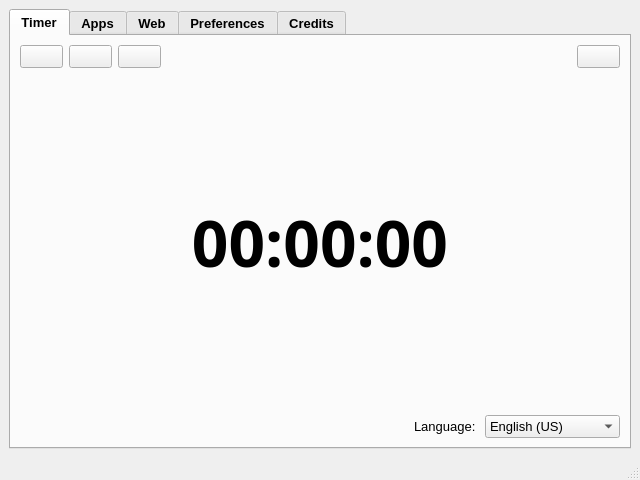
<?xml version="1.0" encoding="UTF-8"?>
<ui version="4.0">
 <class>MainWindow</class>
 <widget class="QMainWindow" name="MainWindow">
  <property name="windowModality">
   <enum>Qt::NonModal</enum>
  </property>
  <property name="geometry">
   <rect>
    <x>0</x>
    <y>0</y>
    <width>640</width>
    <height>480</height>
   </rect>
  </property>
  <property name="minimumSize">
   <size>
    <width>640</width>
    <height>480</height>
   </size>
  </property>
  <property name="windowTitle">
   <string>MainWindow</string>
  </property>
  <property name="windowOpacity">
   <double>1.000000000000000</double>
  </property>
  <property name="layoutDirection">
   <enum>Qt::LeftToRight</enum>
  </property>
  <property name="toolButtonStyle">
   <enum>Qt::ToolButtonIconOnly</enum>
  </property>
  <property name="animated">
   <bool>true</bool>
  </property>
  <property name="documentMode">
   <bool>false</bool>
  </property>
  <property name="tabShape">
   <enum>QTabWidget::Rounded</enum>
  </property>
  <property name="dockOptions">
   <set>QMainWindow::AllowTabbedDocks|QMainWindow::AnimatedDocks</set>
  </property>
  <widget class="QWidget" name="centralwidget">
   <layout class="QVBoxLayout" name="verticalLayout_10">
    <item>
     <widget class="QTabWidget" name="tabWidget">
      <property name="enabled">
       <bool>true</bool>
      </property>
      <property name="sizePolicy">
       <sizepolicy hsizetype="Preferred" vsizetype="Preferred">
        <horstretch>0</horstretch>
        <verstretch>0</verstretch>
       </sizepolicy>
      </property>
      <property name="font">
       <font>
        <pointsize>10</pointsize>
        <weight>75</weight>
        <bold>true</bold>
        <underline>false</underline>
        <stylestrategy>PreferDefault</stylestrategy>
       </font>
      </property>
      <property name="cursor">
       <cursorShape>ArrowCursor</cursorShape>
      </property>
      <property name="autoFillBackground">
       <bool>true</bool>
      </property>
      <property name="styleSheet">
       <string notr="true">QTabWidget {
	text-align: center;
}</string>
      </property>
      <property name="tabPosition">
       <enum>QTabWidget::North</enum>
      </property>
      <property name="tabShape">
       <enum>QTabWidget::Rounded</enum>
      </property>
      <property name="currentIndex">
       <number>0</number>
      </property>
      <property name="iconSize">
       <size>
        <width>32</width>
        <height>32</height>
       </size>
      </property>
      <property name="elideMode">
       <enum>Qt::ElideNone</enum>
      </property>
      <property name="usesScrollButtons">
       <bool>true</bool>
      </property>
      <property name="movable">
       <bool>false</bool>
      </property>
      <property name="tabBarAutoHide">
       <bool>false</bool>
      </property>
      <widget class="QWidget" name="tab_timer">
       <property name="font">
        <font>
         <pointsize>10</pointsize>
        </font>
       </property>
       <property name="layoutDirection">
        <enum>Qt::LeftToRight</enum>
       </property>
       <property name="autoFillBackground">
        <bool>false</bool>
       </property>
       <attribute name="icon">
        <iconset resource="../resource.qrc">
         <normaloff>:/Icons/Resources/timerIcon.png</normaloff>:/Icons/Resources/timerIcon.png</iconset>
       </attribute>
       <attribute name="title">
        <string>Timer</string>
       </attribute>
       <layout class="QVBoxLayout" name="verticalLayout">
        <item>
         <layout class="QHBoxLayout" name="horizontalLayout_5" stretch="0,0,0,0,0">
          <property name="sizeConstraint">
           <enum>QLayout::SetDefaultConstraint</enum>
          </property>
          <property name="topMargin">
           <number>0</number>
          </property>
          <property name="bottomMargin">
           <number>0</number>
          </property>
          <item>
           <widget class="QPushButton" name="btn_timerSwitch">
            <property name="sizePolicy">
             <sizepolicy hsizetype="Minimum" vsizetype="Fixed">
              <horstretch>0</horstretch>
              <verstretch>0</verstretch>
             </sizepolicy>
            </property>
            <property name="cursor">
             <cursorShape>PointingHandCursor</cursorShape>
            </property>
            <property name="text">
             <string/>
            </property>
            <property name="icon">
             <iconset resource="../resource.qrc">
              <normaloff>:/Icons/Resources/startIcon.png</normaloff>:/Icons/Resources/startIcon.png</iconset>
            </property>
            <property name="iconSize">
             <size>
              <width>32</width>
              <height>32</height>
             </size>
            </property>
           </widget>
          </item>
          <item>
           <widget class="QPushButton" name="btn_timerFullStop">
            <property name="cursor">
             <cursorShape>PointingHandCursor</cursorShape>
            </property>
            <property name="text">
             <string/>
            </property>
            <property name="icon">
             <iconset resource="../resource.qrc">
              <normaloff>:/Icons/Resources/stopIcon.png</normaloff>:/Icons/Resources/stopIcon.png</iconset>
            </property>
            <property name="iconSize">
             <size>
              <width>32</width>
              <height>32</height>
             </size>
            </property>
           </widget>
          </item>
          <item>
           <widget class="QPushButton" name="btn_timerSetup">
            <property name="sizePolicy">
             <sizepolicy hsizetype="Minimum" vsizetype="Fixed">
              <horstretch>0</horstretch>
              <verstretch>0</verstretch>
             </sizepolicy>
            </property>
            <property name="sizeIncrement">
             <size>
              <width>0</width>
              <height>0</height>
             </size>
            </property>
            <property name="cursor">
             <cursorShape>PointingHandCursor</cursorShape>
            </property>
            <property name="text">
             <string/>
            </property>
            <property name="icon">
             <iconset resource="../resource.qrc">
              <normaloff>:/Icons/Resources/setTimeIcon.png</normaloff>:/Icons/Resources/setTimeIcon.png</iconset>
            </property>
            <property name="iconSize">
             <size>
              <width>24</width>
              <height>24</height>
             </size>
            </property>
           </widget>
          </item>
          <item>
           <spacer name="horizontalSpacer_3">
            <property name="orientation">
             <enum>Qt::Horizontal</enum>
            </property>
            <property name="sizeHint" stdset="0">
             <size>
              <width>40</width>
              <height>20</height>
             </size>
            </property>
           </spacer>
          </item>
          <item>
           <widget class="QPushButton" name="btn_changeTheme">
            <property name="sizePolicy">
             <sizepolicy hsizetype="Minimum" vsizetype="Minimum">
              <horstretch>0</horstretch>
              <verstretch>0</verstretch>
             </sizepolicy>
            </property>
            <property name="text">
             <string/>
            </property>
            <property name="icon">
             <iconset resource="../resource.qrc">
              <normaloff>:/Icons/Resources/sunIcon.png</normaloff>:/Icons/Resources/sunIcon.png</iconset>
            </property>
            <property name="iconSize">
             <size>
              <width>32</width>
              <height>32</height>
             </size>
            </property>
           </widget>
          </item>
         </layout>
        </item>
        <item>
         <widget class="QLabel" name="lable_time">
          <property name="sizePolicy">
           <sizepolicy hsizetype="Preferred" vsizetype="Minimum">
            <horstretch>0</horstretch>
            <verstretch>1</verstretch>
           </sizepolicy>
          </property>
          <property name="font">
           <font>
            <family>Rubik SemiBold</family>
            <pointsize>48</pointsize>
            <weight>75</weight>
            <bold>true</bold>
           </font>
          </property>
          <property name="locale">
           <locale language="English" country="UnitedStates"/>
          </property>
          <property name="frameShape">
           <enum>QFrame::NoFrame</enum>
          </property>
          <property name="frameShadow">
           <enum>QFrame::Plain</enum>
          </property>
          <property name="text">
           <string>00:00:00</string>
          </property>
          <property name="textFormat">
           <enum>Qt::PlainText</enum>
          </property>
          <property name="scaledContents">
           <bool>false</bool>
          </property>
          <property name="alignment">
           <set>Qt::AlignCenter</set>
          </property>
          <property name="wordWrap">
           <bool>false</bool>
          </property>
         </widget>
        </item>
        <item>
         <layout class="QHBoxLayout" name="horizontalLayout_10" stretch="0,0,0">
          <property name="sizeConstraint">
           <enum>QLayout::SetDefaultConstraint</enum>
          </property>
          <property name="topMargin">
           <number>0</number>
          </property>
          <item>
           <spacer name="horizontalSpacer_5">
            <property name="orientation">
             <enum>Qt::Horizontal</enum>
            </property>
            <property name="sizeHint" stdset="0">
             <size>
              <width>40</width>
              <height>20</height>
             </size>
            </property>
           </spacer>
          </item>
          <item>
           <widget class="QLabel" name="labl_language">
            <property name="font">
             <font>
              <pointsize>10</pointsize>
              <weight>50</weight>
              <bold>false</bold>
             </font>
            </property>
            <property name="text">
             <string>Language: </string>
            </property>
           </widget>
          </item>
          <item>
           <widget class="QComboBox" name="combox_language">
            <property name="minimumSize">
             <size>
              <width>135</width>
              <height>0</height>
             </size>
            </property>
            <property name="font">
             <font>
              <pointsize>10</pointsize>
             </font>
            </property>
            <property name="sizeAdjustPolicy">
             <enum>QComboBox::AdjustToContents</enum>
            </property>
            <item>
             <property name="text">
              <string>English (US)</string>
             </property>
            </item>
            <item>
             <property name="text">
              <string>Russian</string>
             </property>
            </item>
           </widget>
          </item>
         </layout>
        </item>
       </layout>
      </widget>
      <widget class="QWidget" name="tab_apps">
       <attribute name="icon">
        <iconset resource="../resource.qrc">
         <normaloff>:/Icons/Resources/appsIcon.png</normaloff>:/Icons/Resources/appsIcon.png</iconset>
       </attribute>
       <attribute name="title">
        <string>Apps</string>
       </attribute>
       <layout class="QVBoxLayout" name="verticalLayout_3" stretch="2,1,20">
        <item>
         <layout class="QHBoxLayout" name="horizontalLayout_11" stretch="4,0,0,6,0,0">
          <property name="spacing">
           <number>4</number>
          </property>
          <property name="sizeConstraint">
           <enum>QLayout::SetFixedSize</enum>
          </property>
          <property name="bottomMargin">
           <number>0</number>
          </property>
          <item>
           <widget class="QPushButton" name="btn_addApp">
            <property name="sizePolicy">
             <sizepolicy hsizetype="Minimum" vsizetype="Minimum">
              <horstretch>0</horstretch>
              <verstretch>0</verstretch>
             </sizepolicy>
            </property>
            <property name="cursor">
             <cursorShape>PointingHandCursor</cursorShape>
            </property>
            <property name="text">
             <string/>
            </property>
            <property name="icon">
             <iconset resource="../resource.qrc">
              <normaloff>:/Icons/Resources/selectionMenu.png</normaloff>:/Icons/Resources/selectionMenu.png</iconset>
            </property>
            <property name="iconSize">
             <size>
              <width>40</width>
              <height>40</height>
             </size>
            </property>
           </widget>
          </item>
          <item>
           <widget class="QPushButton" name="btn_directAdd">
            <property name="sizePolicy">
             <sizepolicy hsizetype="Minimum" vsizetype="Minimum">
              <horstretch>0</horstretch>
              <verstretch>0</verstretch>
             </sizepolicy>
            </property>
            <property name="cursor">
             <cursorShape>PointingHandCursor</cursorShape>
            </property>
            <property name="text">
             <string/>
            </property>
            <property name="icon">
             <iconset resource="../resource.qrc">
              <normaloff>:/Icons/Resources/plusIcon.png</normaloff>:/Icons/Resources/plusIcon.png</iconset>
            </property>
            <property name="iconSize">
             <size>
              <width>40</width>
              <height>40</height>
             </size>
            </property>
           </widget>
          </item>
          <item>
           <widget class="QPushButton" name="btn_remApp">
            <property name="enabled">
             <bool>false</bool>
            </property>
            <property name="sizePolicy">
             <sizepolicy hsizetype="Minimum" vsizetype="Minimum">
              <horstretch>0</horstretch>
              <verstretch>0</verstretch>
             </sizepolicy>
            </property>
            <property name="cursor">
             <cursorShape>PointingHandCursor</cursorShape>
            </property>
            <property name="text">
             <string/>
            </property>
            <property name="icon">
             <iconset resource="../resource.qrc">
              <normaloff>:/Icons/Resources/minusIcon.png</normaloff>:/Icons/Resources/minusIcon.png</iconset>
            </property>
            <property name="iconSize">
             <size>
              <width>40</width>
              <height>40</height>
             </size>
            </property>
           </widget>
          </item>
          <item>
           <spacer name="hspacer">
            <property name="orientation">
             <enum>Qt::Horizontal</enum>
            </property>
            <property name="sizeType">
             <enum>QSizePolicy::Expanding</enum>
            </property>
            <property name="sizeHint" stdset="0">
             <size>
              <width>1000</width>
              <height>0</height>
             </size>
            </property>
           </spacer>
          </item>
          <item>
           <widget class="QPushButton" name="btn_editApp">
            <property name="enabled">
             <bool>false</bool>
            </property>
            <property name="sizePolicy">
             <sizepolicy hsizetype="Minimum" vsizetype="Minimum">
              <horstretch>0</horstretch>
              <verstretch>0</verstretch>
             </sizepolicy>
            </property>
            <property name="cursor">
             <cursorShape>PointingHandCursor</cursorShape>
            </property>
            <property name="text">
             <string/>
            </property>
            <property name="icon">
             <iconset resource="../resource.qrc">
              <normaloff>:/Icons/Resources/editIcon.png</normaloff>:/Icons/Resources/editIcon.png</iconset>
            </property>
            <property name="iconSize">
             <size>
              <width>40</width>
              <height>40</height>
             </size>
            </property>
           </widget>
          </item>
          <item>
           <widget class="QPushButton" name="btn_clearApps">
            <property name="sizePolicy">
             <sizepolicy hsizetype="Maximum" vsizetype="Maximum">
              <horstretch>0</horstretch>
              <verstretch>0</verstretch>
             </sizepolicy>
            </property>
            <property name="cursor">
             <cursorShape>PointingHandCursor</cursorShape>
            </property>
            <property name="text">
             <string/>
            </property>
            <property name="icon">
             <iconset resource="../resource.qrc">
              <normaloff>:/Icons/Resources/clearIcon.png</normaloff>:/Icons/Resources/clearIcon.png</iconset>
            </property>
            <property name="iconSize">
             <size>
              <width>28</width>
              <height>28</height>
             </size>
            </property>
           </widget>
          </item>
         </layout>
        </item>
        <item>
         <spacer name="verticalSpacer">
          <property name="orientation">
           <enum>Qt::Vertical</enum>
          </property>
          <property name="sizeType">
           <enum>QSizePolicy::Maximum</enum>
          </property>
          <property name="sizeHint" stdset="0">
           <size>
            <width>0</width>
            <height>5</height>
           </size>
          </property>
         </spacer>
        </item>
        <item>
         <widget class="QListWidget" name="list_blockedApps">
          <property name="font">
           <font>
            <pointsize>16</pointsize>
            <weight>75</weight>
            <bold>true</bold>
           </font>
          </property>
          <property name="sortingEnabled">
           <bool>true</bool>
          </property>
         </widget>
        </item>
       </layout>
      </widget>
      <widget class="QWidget" name="tab_websites">
       <attribute name="icon">
        <iconset resource="../resource.qrc">
         <normaloff>:/Icons/Resources/websitesIcon.png</normaloff>:/Icons/Resources/websitesIcon.png</iconset>
       </attribute>
       <attribute name="title">
        <string>Web</string>
       </attribute>
       <layout class="QVBoxLayout" name="verticalLayout_11" stretch="2,1,20">
        <item>
         <layout class="QHBoxLayout" name="horizontalLayout" stretch="4,0,6,0,0">
          <property name="spacing">
           <number>4</number>
          </property>
          <property name="bottomMargin">
           <number>0</number>
          </property>
          <item>
           <widget class="QPushButton" name="btn_addWebsite">
            <property name="sizePolicy">
             <sizepolicy hsizetype="Minimum" vsizetype="Minimum">
              <horstretch>0</horstretch>
              <verstretch>0</verstretch>
             </sizepolicy>
            </property>
            <property name="cursor">
             <cursorShape>PointingHandCursor</cursorShape>
            </property>
            <property name="text">
             <string/>
            </property>
            <property name="icon">
             <iconset resource="../resource.qrc">
              <normaloff>:/Icons/Resources/plusIcon.png</normaloff>:/Icons/Resources/plusIcon.png</iconset>
            </property>
            <property name="iconSize">
             <size>
              <width>40</width>
              <height>40</height>
             </size>
            </property>
           </widget>
          </item>
          <item>
           <widget class="QPushButton" name="btn_remWebsite">
            <property name="enabled">
             <bool>false</bool>
            </property>
            <property name="sizePolicy">
             <sizepolicy hsizetype="Minimum" vsizetype="Minimum">
              <horstretch>0</horstretch>
              <verstretch>0</verstretch>
             </sizepolicy>
            </property>
            <property name="cursor">
             <cursorShape>PointingHandCursor</cursorShape>
            </property>
            <property name="text">
             <string/>
            </property>
            <property name="icon">
             <iconset resource="../resource.qrc">
              <normaloff>:/Icons/Resources/minusIcon.png</normaloff>:/Icons/Resources/minusIcon.png</iconset>
            </property>
            <property name="iconSize">
             <size>
              <width>40</width>
              <height>40</height>
             </size>
            </property>
           </widget>
          </item>
          <item>
           <spacer name="verticalSpacer_2">
            <property name="orientation">
             <enum>Qt::Horizontal</enum>
            </property>
            <property name="sizeType">
             <enum>QSizePolicy::Expanding</enum>
            </property>
            <property name="sizeHint" stdset="0">
             <size>
              <width>1000</width>
              <height>0</height>
             </size>
            </property>
           </spacer>
          </item>
          <item>
           <widget class="QPushButton" name="btn_editWebsite">
            <property name="enabled">
             <bool>false</bool>
            </property>
            <property name="sizePolicy">
             <sizepolicy hsizetype="Minimum" vsizetype="Minimum">
              <horstretch>0</horstretch>
              <verstretch>0</verstretch>
             </sizepolicy>
            </property>
            <property name="cursor">
             <cursorShape>PointingHandCursor</cursorShape>
            </property>
            <property name="text">
             <string/>
            </property>
            <property name="icon">
             <iconset resource="../resource.qrc">
              <normaloff>:/Icons/Resources/editIcon.png</normaloff>:/Icons/Resources/editIcon.png</iconset>
            </property>
            <property name="iconSize">
             <size>
              <width>40</width>
              <height>40</height>
             </size>
            </property>
            <property name="default">
             <bool>false</bool>
            </property>
            <property name="flat">
             <bool>false</bool>
            </property>
           </widget>
          </item>
          <item>
           <widget class="QPushButton" name="btn_clearWebsites">
            <property name="sizePolicy">
             <sizepolicy hsizetype="Maximum" vsizetype="Maximum">
              <horstretch>0</horstretch>
              <verstretch>0</verstretch>
             </sizepolicy>
            </property>
            <property name="cursor">
             <cursorShape>PointingHandCursor</cursorShape>
            </property>
            <property name="text">
             <string/>
            </property>
            <property name="icon">
             <iconset resource="../resource.qrc">
              <normaloff>:/Icons/Resources/clearIcon.png</normaloff>:/Icons/Resources/clearIcon.png</iconset>
            </property>
            <property name="iconSize">
             <size>
              <width>28</width>
              <height>28</height>
             </size>
            </property>
           </widget>
          </item>
         </layout>
        </item>
        <item>
         <spacer name="verticalSpacer_3">
          <property name="orientation">
           <enum>Qt::Vertical</enum>
          </property>
          <property name="sizeType">
           <enum>QSizePolicy::Maximum</enum>
          </property>
          <property name="sizeHint" stdset="0">
           <size>
            <width>0</width>
            <height>5</height>
           </size>
          </property>
         </spacer>
        </item>
        <item>
         <widget class="QListWidget" name="list_blockedWebsites">
          <property name="font">
           <font>
            <pointsize>16</pointsize>
            <weight>75</weight>
            <bold>true</bold>
           </font>
          </property>
          <property name="sortingEnabled">
           <bool>true</bool>
          </property>
         </widget>
        </item>
       </layout>
      </widget>
      <widget class="QWidget" name="tab_settings">
       <property name="enabled">
        <bool>true</bool>
       </property>
       <attribute name="icon">
        <iconset resource="../resource.qrc">
         <normaloff>:/Icons/Resources/settingsIcon.png</normaloff>:/Icons/Resources/settingsIcon.png</iconset>
       </attribute>
       <attribute name="title">
        <string>Preferences</string>
       </attribute>
       <layout class="QVBoxLayout" name="verticalLayout_2">
        <item>
         <layout class="QHBoxLayout" name="horizontalLayout_3">
          <property name="spacing">
           <number>6</number>
          </property>
          <property name="bottomMargin">
           <number>10</number>
          </property>
          <item>
           <widget class="QGroupBox" name="gbox_timeNotification">
            <property name="title">
             <string>Timer notifications</string>
            </property>
            <property name="checkable">
             <bool>true</bool>
            </property>
            <layout class="QVBoxLayout" name="verticalLayout_5">
             <item>
              <widget class="QLabel" name="labl_curNotification">
               <property name="sizePolicy">
                <sizepolicy hsizetype="Preferred" vsizetype="Maximum">
                 <horstretch>0</horstretch>
                 <verstretch>0</verstretch>
                </sizepolicy>
               </property>
               <property name="text">
                <string>Current notification: None</string>
               </property>
              </widget>
             </item>
             <item>
              <layout class="QHBoxLayout" name="horizontalLayout_4">
               <item>
                <widget class="QTimeEdit" name="tedit_notificationTime">
                 <property name="sizePolicy">
                  <sizepolicy hsizetype="Minimum" vsizetype="Fixed">
                   <horstretch>2</horstretch>
                   <verstretch>0</verstretch>
                  </sizepolicy>
                 </property>
                 <property name="currentSection">
                  <enum>QDateTimeEdit::HourSection</enum>
                 </property>
                 <property name="displayFormat">
                  <string>hh:mm:ss</string>
                 </property>
                </widget>
               </item>
               <item>
                <widget class="QPushButton" name="btn_setNotifTime">
                 <property name="text">
                  <string>Set</string>
                 </property>
                </widget>
               </item>
              </layout>
             </item>
             <item>
              <widget class="QCheckBox" name="cbox_playNotifSound">
               <property name="text">
                <string>Play a notification sound</string>
               </property>
              </widget>
             </item>
             <item>
              <widget class="QCheckBox" name="cbox_openUiAfterNotif">
               <property name="text">
                <string>Open timer window after notification</string>
               </property>
              </widget>
             </item>
            </layout>
           </widget>
          </item>
          <item>
           <widget class="QGroupBox" name="gbox_webRedirect">
            <property name="enabled">
             <bool>true</bool>
            </property>
            <property name="title">
             <string>Websites</string>
            </property>
            <layout class="QVBoxLayout" name="verticalLayout_4">
             <item>
              <widget class="QRadioButton" name="rbtn_defaultRedirect">
               <property name="text">
                <string>Use localhost ip as a redirect</string>
               </property>
               <property name="checked">
                <bool>true</bool>
               </property>
              </widget>
             </item>
             <item>
              <widget class="QRadioButton" name="rbtn_customRedirect">
               <property name="text">
                <string>Use custom ip for a redirect</string>
               </property>
               <property name="checked">
                <bool>false</bool>
               </property>
              </widget>
             </item>
             <item>
              <widget class="QGroupBox" name="gbox_customRedirect">
               <property name="enabled">
                <bool>false</bool>
               </property>
               <property name="title">
                <string>Custom redirect</string>
               </property>
               <property name="flat">
                <bool>false</bool>
               </property>
               <property name="checkable">
                <bool>false</bool>
               </property>
               <layout class="QVBoxLayout" name="verticalLayout_7">
                <item>
                 <widget class="QLineEdit" name="ledit_customRedirect">
                  <property name="sizePolicy">
                   <sizepolicy hsizetype="Minimum" vsizetype="Fixed">
                    <horstretch>0</horstretch>
                    <verstretch>0</verstretch>
                   </sizepolicy>
                  </property>
                 </widget>
                </item>
                <item>
                 <layout class="QHBoxLayout" name="horizontalLayout_8">
                  <item>
                   <widget class="QPushButton" name="btn_resetCustomRedirect">
                    <property name="text">
                     <string>Reset</string>
                    </property>
                   </widget>
                  </item>
                  <item>
                   <widget class="QPushButton" name="btn_setCustomRedirect">
                    <property name="text">
                     <string>Set</string>
                    </property>
                   </widget>
                  </item>
                 </layout>
                </item>
               </layout>
              </widget>
             </item>
            </layout>
           </widget>
          </item>
         </layout>
        </item>
        <item>
         <widget class="QGroupBox" name="gbox_advanced">
          <property name="title">
           <string>Advanced Configuration (Visit a github page for more info)</string>
          </property>
          <property name="checkable">
           <bool>true</bool>
          </property>
          <property name="checked">
           <bool>true</bool>
          </property>
          <layout class="QHBoxLayout" name="horizontalLayout_6">
           <item>
            <widget class="QGroupBox" name="gbox_adv_updateMethod">
             <property name="title">
              <string>Task update method</string>
             </property>
             <layout class="QVBoxLayout" name="verticalLayout_6" stretch="0,0,0">
              <property name="topMargin">
               <number>9</number>
              </property>
              <item>
               <widget class="QRadioButton" name="rbtn_continuousUpdate">
                <property name="text">
                 <string>Continuous (Heavy CPU load)</string>
                </property>
               </widget>
              </item>
              <item>
               <widget class="QRadioButton" name="rbtn_fixedRefreshRate">
                <property name="text">
                 <string>Use fixed refresh rate</string>
                </property>
                <property name="checked">
                 <bool>true</bool>
                </property>
               </widget>
              </item>
              <item>
               <widget class="QGroupBox" name="gbox_adv_refreshRate">
                <property name="sizePolicy">
                 <sizepolicy hsizetype="Preferred" vsizetype="Minimum">
                  <horstretch>0</horstretch>
                  <verstretch>0</verstretch>
                 </sizepolicy>
                </property>
                <property name="title">
                 <string>Refresh rate (In seconds)</string>
                </property>
                <layout class="QHBoxLayout" name="horizontalLayout_7">
                 <item>
                  <widget class="QSlider" name="slider_refreshRate">
                   <property name="sizePolicy">
                    <sizepolicy hsizetype="Minimum" vsizetype="Fixed">
                     <horstretch>0</horstretch>
                     <verstretch>0</verstretch>
                    </sizepolicy>
                   </property>
                   <property name="maximumSize">
                    <size>
                     <width>16777215</width>
                     <height>16777215</height>
                    </size>
                   </property>
                   <property name="minimum">
                    <number>100</number>
                   </property>
                   <property name="maximum">
                    <number>10000</number>
                   </property>
                   <property name="singleStep">
                    <number>100</number>
                   </property>
                   <property name="pageStep">
                    <number>1000</number>
                   </property>
                   <property name="value">
                    <number>1000</number>
                   </property>
                   <property name="tracking">
                    <bool>true</bool>
                   </property>
                   <property name="orientation">
                    <enum>Qt::Horizontal</enum>
                   </property>
                   <property name="invertedAppearance">
                    <bool>false</bool>
                   </property>
                   <property name="invertedControls">
                    <bool>false</bool>
                   </property>
                   <property name="tickPosition">
                    <enum>QSlider::TicksAbove</enum>
                   </property>
                   <property name="tickInterval">
                    <number>1000</number>
                   </property>
                  </widget>
                 </item>
                 <item>
                  <spacer name="horizontalSpacer_4">
                   <property name="orientation">
                    <enum>Qt::Horizontal</enum>
                   </property>
                   <property name="sizeType">
                    <enum>QSizePolicy::Fixed</enum>
                   </property>
                   <property name="sizeHint" stdset="0">
                    <size>
                     <width>5</width>
                     <height>1</height>
                    </size>
                   </property>
                  </spacer>
                 </item>
                 <item>
                  <widget class="QLabel" name="labl_refreshRateText">
                   <property name="sizePolicy">
                    <sizepolicy hsizetype="Fixed" vsizetype="Preferred">
                     <horstretch>1</horstretch>
                     <verstretch>0</verstretch>
                    </sizepolicy>
                   </property>
                   <property name="maximumSize">
                    <size>
                     <width>16777215</width>
                     <height>16777213</height>
                    </size>
                   </property>
                   <property name="text">
                    <string>1 sec</string>
                   </property>
                  </widget>
                 </item>
                </layout>
               </widget>
              </item>
             </layout>
            </widget>
           </item>
           <item>
            <widget class="QGroupBox" name="gbox_adv_stopMode">
             <property name="title">
              <string>Stop mode</string>
             </property>
             <layout class="QVBoxLayout" name="verticalLayout_8">
              <item>
               <widget class="QLabel" name="labl_stopType">
                <property name="sizePolicy">
                 <sizepolicy hsizetype="Preferred" vsizetype="Maximum">
                  <horstretch>0</horstretch>
                  <verstretch>0</verstretch>
                 </sizepolicy>
                </property>
                <property name="text">
                 <string>Type:</string>
                </property>
               </widget>
              </item>
              <item>
               <widget class="QComboBox" name="combox_stopType">
                <item>
                 <property name="text">
                  <string>Free stop</string>
                 </property>
                </item>
                <item>
                 <property name="text">
                  <string>Strict stop</string>
                 </property>
                </item>
                <item>
                 <property name="text">
                  <string>Password stop</string>
                 </property>
                </item>
               </widget>
              </item>
              <item>
               <widget class="QGroupBox" name="gbox_passwordStop">
                <property name="enabled">
                 <bool>false</bool>
                </property>
                <property name="title">
                 <string>Password (Currently: Not Set)</string>
                </property>
                <layout class="QHBoxLayout" name="horizontalLayout_9">
                 <item>
                  <widget class="QLineEdit" name="ledit_stopPassword">
                   <property name="sizePolicy">
                    <sizepolicy hsizetype="Minimum" vsizetype="Fixed">
                     <horstretch>0</horstretch>
                     <verstretch>0</verstretch>
                    </sizepolicy>
                   </property>
                   <property name="echoMode">
                    <enum>QLineEdit::Password</enum>
                   </property>
                  </widget>
                 </item>
                 <item>
                  <widget class="QPushButton" name="btn_stopPasswordSet">
                   <property name="sizePolicy">
                    <sizepolicy hsizetype="Maximum" vsizetype="Fixed">
                     <horstretch>0</horstretch>
                     <verstretch>0</verstretch>
                    </sizepolicy>
                   </property>
                   <property name="text">
                    <string>Set</string>
                   </property>
                  </widget>
                 </item>
                </layout>
               </widget>
              </item>
             </layout>
            </widget>
           </item>
          </layout>
         </widget>
        </item>
       </layout>
      </widget>
      <widget class="QWidget" name="tab_credits">
       <property name="styleSheet">
        <string notr="true"/>
       </property>
       <attribute name="icon">
        <iconset resource="../resource.qrc">
         <normaloff>:/Icons/Resources/creditsIcon.png</normaloff>:/Icons/Resources/creditsIcon.png</iconset>
       </attribute>
       <attribute name="title">
        <string>Credits</string>
       </attribute>
       <layout class="QVBoxLayout" name="verticalLayout_9">
        <item>
         <widget class="QLabel" name="labl_credits">
          <property name="text">
           <string/>
          </property>
          <property name="pixmap">
           <pixmap resource="../resource.qrc">:/Icons/Resources/creditsForApp.png</pixmap>
          </property>
          <property name="scaledContents">
           <bool>false</bool>
          </property>
          <property name="alignment">
           <set>Qt::AlignCenter</set>
          </property>
         </widget>
        </item>
       </layout>
      </widget>
     </widget>
    </item>
   </layout>
  </widget>
  <widget class="QStatusBar" name="statusbar"/>
 </widget>
 <resources>
  <include location="../resource.qrc"/>
 </resources>
 <connections/>
</ui>
